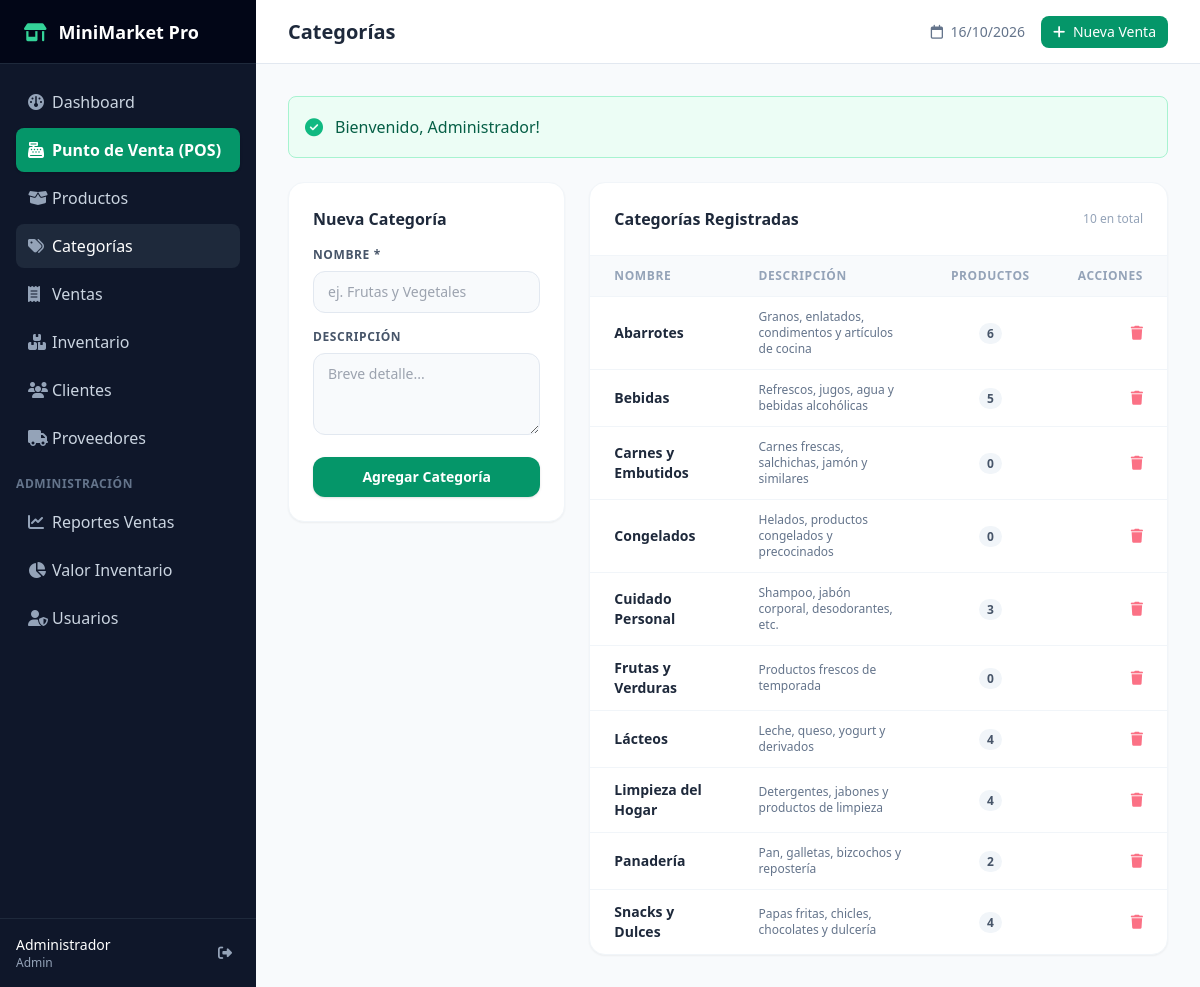
Page /categories (signed in) on the committed database.
### tables this page shows
CREATE TABLE `categories` (
  `id`           INT UNSIGNED NOT NULL AUTO_INCREMENT,
  `name`         VARCHAR(100) NOT NULL UNIQUE,
  `description`  TEXT,
  `is_active`    TINYINT(1) NOT NULL DEFAULT 1,
  `created_at`   TIMESTAMP NOT NULL DEFAULT CURRENT_TIMESTAMP,
  `updated_at`   TIMESTAMP NOT NULL DEFAULT CURRENT_TIMESTAMP ON UPDATE CURRENT_TIMESTAMP,
  PRIMARY KEY (`id`)
);

### app/Core/Controller.php (called while the page is built, shortened)
<?php
abstract class Controller
{
    protected function render(string $view, array $data = []): void
    {
        extract($data);
        $viewPath = APP_PATH . '/Views/' . str_replace('.', '/', $view) . '.php';
        require $viewPath;
    }
}

### app/Controllers/CategoryController.php (called while the page is built, shortened)
<?php
class CategoryController extends Controller
{
    private Database $db;
    public function __construct() { $this->db = Database::getInstance(); }
    public function index(array $params = []): void
    {
        $categories = $this->db->query(
            "SELECT c.*, COUNT(p.id) as product_count
             FROM categories c LEFT JOIN products p ON c.id = p.category_id AND p.is_active=1
             WHERE c.is_active = 1 GROUP BY c.id ORDER BY c.name"
        );
        $this->render('categories.index', ['title' => 'Categorías', 'categories' => $categories]);
    }
}

### public/index.php (called while the page is built, shortened)
<?php
spl_autoload_register(function ($class) {
    $prefix = 'App\\';
    $base_dir = APP_PATH . '/';
    $len = strlen($prefix);
    $relative_class = substr($class, $len);
    $file = $base_dir . str_replace('\\', '/', $relative_class) . '.php';
});
$router = new Router();
$router->get('/', 'DashboardController', 'index');
$router->get('/login', 'AuthController', 'showLogin');
$router->post('/login', 'AuthController', 'login');
$router->get('/logout', 'AuthController', 'logout');
$router->get('/dashboard', 'DashboardController', 'index');
$router->get('/products', 'ProductController', 'index');
$router->get('/products/create', 'ProductController', 'create');
$router->post('/products', 'ProductController', 'store');
$router->get('/products/{id}', 'ProductController', 'show');
$router->get('/products/{id}/edit', 'ProductController', 'edit');
$router->post('/products/{id}/update', 'ProductController', 'update');
$router->post('/products/{id}/delete', 'ProductController', 'delete');
$router->get('/products/search', 'ProductController', 'search');
$router->get('/pos', 'SaleController', 'pos');
$router->post('/pos/store', 'SaleController', 'store');
$router->get('/sales', 'SaleController', 'index');
$router->get('/sales/{id}', 'SaleController', 'show');
$router->post('/sales/{id}/cancel', 'SaleController', 'cancel');
$router->get('/inventory', 'InventoryController', 'index');
$router->get('/inventory/adjust', 'InventoryController', 'adjust');
$router->post('/inventory/adjust', 'InventoryController', 'storeAdjust');
$router->get('/categories', 'CategoryController', 'index');
$router->post('/categories', 'CategoryController', 'store');
$router->post('/categories/{id}/delete', 'CategoryController', 'delete');
$router->get('/suppliers', 'SupplierController', 'index');
$router->get('/suppliers/create', 'SupplierController', 'create');
$router->post('/suppliers', 'SupplierController', 'store');
$router->get('/suppliers/{id}/edit', 'SupplierController', 'edit');
$router->post('/suppliers/{id}/update', 'SupplierController', 'update');
$router->post('/suppliers/{id}/delete', 'SupplierController', 'delete');
$router->get('/customers', 'CustomerController', 'index');
$router->post('/customers', 'CustomerController', 'store');
$router->post('/customers/{id}/update', 'CustomerController', 'update');
$router->post('/customers/{id}/delete', 'CustomerController', 'delete');
$router->get('/users', 'UserController', 'index');
$router->get('/users/create', 'UserController', 'create');
$router->post('/users', 'UserController', 'store');
$router->post('/users/{id}/toggle', 'UserController', 'toggleActive');
$router->post('/users/{id}/reset-password', 'UserController', 'resetPassword');
$router->get('/reports/sales', 'ReportController', 'sales');
$router->get('/reports/inventory', 'ReportController', 'inventory');
$method = $_SERVER['REQUEST_METHOD'] ?? 'GET';
$uri = $_SERVER['REQUEST_URI'] ?? '/';
$router->dispatch($method, $uri);

### app/Core/Database.php (called while the page is built, shortened)
<?php
final class Database
{
    private PDO $pdo;
    private function __construct()
    {
        $host    = $_ENV['DB_HOST']     ?? 'localhost';
        $port    = $_ENV['DB_PORT']     ?? '3306';
        $dbname  = $_ENV['DB_NAME']     ?? 'minimarket_db';
        $user    = $_ENV['DB_USER']     ?? 'root';
        $pass    = $_ENV['DB_PASSWORD'] ?? '';
        $charset = 'utf8mb4';
        $dsn = "mysql:host={$host};port={$port};dbname={$dbname};charset={$charset}";
        $options = [
            PDO::ATTR_ERRMODE            => PDO::ERRMODE_EXCEPTION,
            PDO::ATTR_DEFAULT_FETCH_MODE => PDO::FETCH_ASSOC,
            PDO::ATTR_EMULATE_PREPARES   => false,
            PDO::MYSQL_ATTR_INIT_COMMAND => "SET NAMES utf8mb4 COLLATE utf8mb4_unicode_ci",
        ];
        try {
            $this->pdo = new PDO($dsn, $user, $pass, $options);
        } catch (PDOException $e) {
            error_log('DB Connection failed: ' . $e->getMessage());
            throw new RuntimeException('No se pudo conectar a la base de datos.', 0, $e);
        }
    }
    public function query(string $sql, array $params = []): array
    {
        $stmt = $this->pdo->prepare($sql);
        $stmt->execute($params);
        return $stmt->fetchAll();
    }
}

### app/Core/Auth.php (called while the page is built, shortened)
<?php
final class Auth
{
    public static function role(): ?string
    {
        return $_SESSION['user_role'] ?? null;
    }
    public static function isAdmin(): bool
    {
        return self::role() === 'admin';
    }
}

### app/Views/categories/index.php (the view, shortened to what this page needs)
<div class="grid grid-cols-1 md:grid-cols-3 gap-6">
    <div class="bg-white rounded-2xl border border-slate-100 shadow-sm p-6 h-fit">
        <h3 class="text-base font-bold text-slate-800 mb-4">Nueva Categoría</h3>
        <form action="/categories" method="POST" class="space-y-4">
            <div>
                <label class="block text-xs font-semibold text-slate-600 uppercase tracking-wider mb-2">Nombre *</label>
                <input type="text" name="name" required placeholder="ej. Frutas y Vegetales"
                       class="w-full px-3.5 py-2.5 bg-slate-50 border border-slate-200 rounded-xl text-sm focus:outline-none focus:ring-2 focus:ring-emerald-500">
            </div>
            <div>
                <label class="block text-xs font-semibold text-slate-600 uppercase tracking-wider mb-2">Descripción</label>
                <textarea name="description" rows="3" placeholder="Breve detalle..."
                          class="w-full px-3.5 py-2.5 bg-slate-50 border border-slate-200 rounded-xl text-sm focus:outline-none focus:ring-2 focus:ring-emerald-500"></textarea>
            </div>
            <button type="submit" class="w-full py-2.5 bg-emerald-600 hover:bg-emerald-500 text-white rounded-xl text-sm font-semibold shadow transition">
                Agregar Categoría
            </button>
        </form>
    </div>
    <div class="md:col-span-2 bg-white rounded-2xl border border-slate-100 shadow-sm overflow-hidden">
        <div class="p-6 border-b border-slate-100 flex items-center justify-between">
            <h3 class="text-base font-bold text-slate-800">Categorías Registradas</h3>
            <span class="text-xs text-slate-400"><?= count($categories) ?> en total</span>
        </div>
        <div class="overflow-x-auto">
            <table class="w-full text-left text-sm">
                <thead class="bg-slate-50 text-xs text-slate-400 uppercase tracking-wider border-b border-slate-100">
                    <tr>
                        <th class="py-3 px-6">Nombre</th>
                        <th class="py-3 px-6">Descripción</th>
                        <th class="py-3 px-6 text-center">Productos</th>
                        <th class="py-3 px-6 text-right">Acciones</th>
                    </tr>
                </thead>
                <tbody class="divide-y divide-slate-100">
                    <?php foreach ($categories as $c): ?>
                        <tr class="hover:bg-slate-50 transition">
                            <td class="py-3 px-6 font-semibold text-slate-800"><?= htmlspecialchars($c['name']) ?></td>
                            <td class="py-3 px-6 text-slate-500 text-xs"><?= htmlspecialchars($c['description'] ?? '-') ?></td>
                            <td class="py-3 px-6 text-center">
                                <span class="px-2 py-0.5 rounded-full text-xs font-bold bg-slate-100 text-slate-600">
                                    <?= (int)$c['product_count'] ?>
                                </span>
                            </td>
                            <td class="py-3 px-6 text-right">
                                <?php if (Auth::isAdmin()): ?>
                                    <form action="/categories/<?= $c['id'] ?>/delete" method="POST" class="inline" onsubmit="return confirm('¿Eliminar esta categoría?')">
                                        <button type="submit" class="text-rose-400 hover:text-rose-600 text-sm">
                                            <i class="fa-solid fa-trash"></i>
                                        </button>
                                    </form>
                                <?php endif; ?>
                            </td>
                        </tr>
                    <?php endforeach; ?>
                </tbody>
            </table>
        </div>
    </div>
</div>

### rows in the picture
categories: name "Abarrotes", description "Granos, enlatados, condimentos y artículos de cocina", product_count "6"
categories: name "Bebidas", description "Refrescos, jugos, agua y bebidas alcohólicas", product_count "5"
categories: name "Carnes y Embutidos", description "Carnes frescas, salchichas, jamón y similares", product_count "0"
categories: name "Congelados", description "Helados, productos congelados y precocinados", product_count "0"
categories: name "Cuidado Personal", description "Shampoo, jabón corporal, desodorantes, etc.", product_count "3"
categories: name "Frutas y Verduras", description "Productos frescos de temporada", product_count "0"
categories: name "Lácteos", description "Leche, queso, yogurt y derivados", product_count "4"
categories: name "Limpieza del Hogar", description "Detergentes, jabones y productos de limpieza", product_count "4"
categories: name "Panadería", description "Pan, galletas, bizcochos y repostería", product_count "2"
categories: name "Snacks y Dulces", description "Papas fritas, chicles, chocolates y dulcería", product_count "4"

### other values in the picture
$user['name'] "Administrador"
$user['role'] "Admin"
$title "Categorías"
$flashSuccess "Bienvenido, Administrador!"
count($categories) "10"
